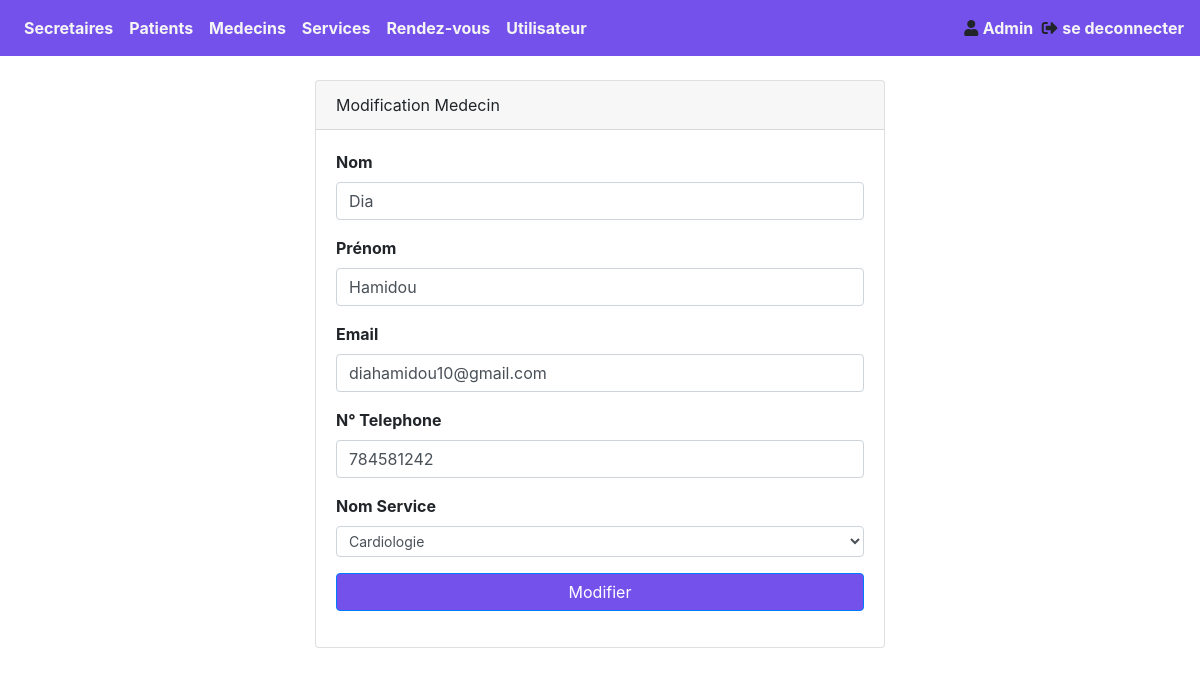
/index.php?action=medecinUpdate&id=14 (signed in), run on the app's committed database.
### tables this page shows
CREATE TABLE `medecin` (
  `id_medecin` int(11) NOT NULL,
  `nom` varchar(50) NOT NULL,
  `prenom` varchar(100) NOT NULL,
  `num_telephone` varchar(10) NOT NULL,
  `email` varchar(50) NOT NULL,
  `id_service` int(11) NOT NULL
);

### controller/backend.php (called while the page is built, shortened)
<?php
require_once 'model/serviceManager.php';
require_once 'model/medecinManager.php';
function listeMedecin($id)
{
    $db = Manager::connectDb();
    $medecinManager = new MedecinManager($db);
    $listeMedecin = $medecinManager->liste($id);
    $serviceManager = new ServiceManager($db);
    $listesService = $serviceManager->listes();
    require('vue/backend/viewUpdateMedecin.php');
}

### model/medecinManager.php (called while the page is built, shortened)
<?php
class MedecinManager extends Medecin
{
    private $_db;
    public function __construct(PDO $db)
    {
        $this->_db = $db;
    }
    public function liste($id)
    {
        $requete = $this->_db->prepare('SELECT id_medecin,nom,prenom,num_telephone,email,id_service
        FROM medecin WHERE id_medecin = :id');
        $requete->bindValue(':id', (int) $id);
        $requete->execute();
        return $requete->fetchAll(PDO::FETCH_ASSOC);
    }
}
?>

### model/serviceManager.php (called while the page is built, shortened)
<?php
class ServiceManager extends Service
{
    protected $_db;
    public function __construct(PDO $db)
    {
        $this->_db = $db;
    }
    public function listes()
    {
        $requete = $this->_db->query('SELECT secretaire.id_secretaire, specialite.nom,secretaire.nom AS nom_secretaire,secretaire.prenom AS prenom_secretaire,id_specialite
         FROM specialite,secretaire WHERE specialite.id_secretaire = secretaire.id_secretaire');
        return $requete->fetchAll(PDO::FETCH_ASSOC);
    }
}
?>

### vue/backend/viewUpdateMedecin.php (the view, shortened to what this page needs)
<div class="container col-lg-6">
    <div class="card">
        <div class="card-header">Modification Medecin</div>
        <div class="card-body">
            <form class="formulaire" action="index.php?action=updateMedecin" method="POST">
            <?php
                foreach($listeMedecin as $medecin)
                {?>
                    <div class="form-group">
                        <label for="nom">Nom</label>
                        <input type="text" name="nom" placeholder="Votre Réponse" value="<?= $medecin['nom']?>" class="form-control" id="nom"/>
                    </div>
                    <div class="form-group">
                        <label for="prenom">Prénom</label>
                        <input type="text" name="prenom" placeholder="Votre Réponse" value="<?= $medecin['prenom']?>" class="form-control" id="prenom"/>
                    </div>
                    <div class="form-group">
                        <label for="email">Email</label>
                        <input type="text" name="email" placeholder="Votre Réponse" value="<?= $medecin['email']?>" class="form-control" id="email"/>
                    </div>
                    <div class="form-group">
                        <label for="tel">N° Telephone</label>
                        <input type="text" name="tel" placeholder="Votre Réponse" value="<?= $medecin['num_telephone']?>" class="form-control" id="tel"/>
                    </div>
                <?php
                }
                ?>
                <div class="form-group">
                    <label for="service"> Nom Service</label>
                    <select name="service" class="form-control custom-select-sm">
                    <?php
                        foreach($listesService as $service)
                            {?>
                                <option name="service" value="<?= $service['id_specialite']?>">
                                    <?= $service['nom']?>
                                </option>
                            <?php
                            }
                            ?>
                    </select>
                </div>
                <div class="form-group">
                    <button class="btn btn-primary btn-block" style="background-color:#7451EB" type="submit" id="submit" >Modifier</button>
                </div>
            </form>
        </div>
    </div>
</div>
<?php require('template.php'); ?>

### public/css/monStyle.css (style rules this page uses)
body { background-color: #F1F1F1; }
label,h2 { font-weight: 700; }

### data on the page
medecin: nom "Dia", prenom "Hamidou", email "diahamidou10@gmail.com", tel "784581242"

### other printed values
$profile "Admin"
form field service "Cardiologie"
